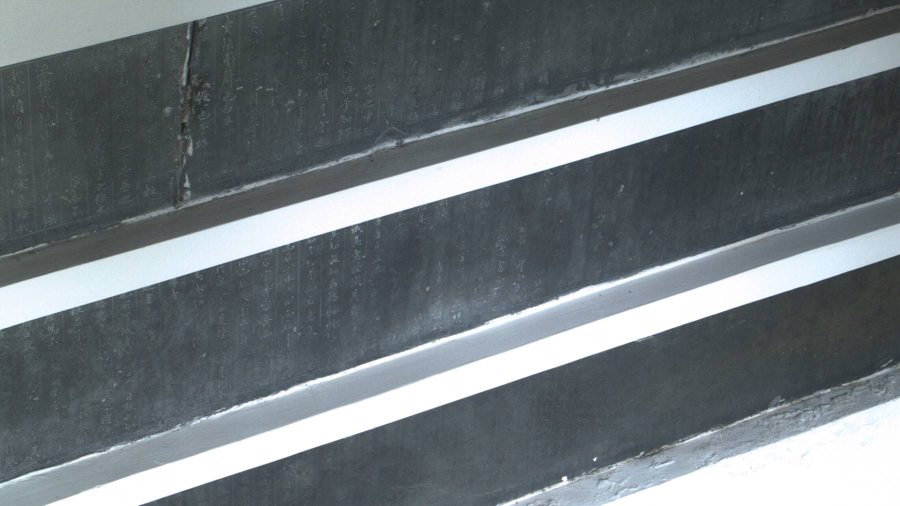
#> input picture images/bailushuyuan/20240208103138.jpg, 1799 x 1012 px, found by its file name (shown at 1/2 size)
$ python imageSimi.py
#> lines starting #> are read from the running program, lines starting #| are printed output that depends on the picture; long printed decimals are rounded
import cv2
import numpy as np


# 感知哈希算法
def pHash(image):
    image = cv2.resize(image, (32, 32), interpolation=cv2.INTER_CUBIC)
    image = cv2.cvtColor(image, cv2.COLOR_BGR2GRAY)
    #     cv2.imshow('image', image)
    #     cv2.waitKey(0)
    #     cv2.destroyAllWindows()
    # 将灰度图转为浮点型，再进行dct变换
    dct = cv2.dct(np.float32(image))
    #     print(dct)
    # 取左上角的8*8，这些代表图片的最低频率
    # 这个操作等价于c++中利用opencv实现的掩码操作
    # 在python中进行掩码操作，可以直接这样取出图像矩阵的某一部分
    dct_roi = dct[0:8, 0:8]
    avreage = np.mean(dct_roi)
    hash = []
    for i in range(dct_roi.shape[0]):
        for j in range(dct_roi.shape[1]):
            if dct_roi[i, j] > avreage:
                hash.append(1)
            else:
                hash.append(0)
    return hash


# 均值哈希算法
def aHash(image):
    # 缩放为8*8
    image = cv2.resize(image, (8, 8), interpolation=cv2.INTER_CUBIC)
    # 转换为灰度图
    image = cv2.cvtColor(image, cv2.COLOR_BGR2GRAY)
    avreage = np.mean(image)
    hash = []
    for i in range(image.shape[0]):
        for j in range(image.shape[1]):
            if image[i, j] > avreage:
                hash.append(1)
            else:
                hash.append(0)
    return hash


# 差值感知算法
def dHash(image):
    # 缩放9*8
    image = cv2.resize(image, (9, 8), interpolation=cv2.INTER_CUBIC)
    # 转换灰度图
    image = cv2.cvtColor(image, cv2.COLOR_BGR2GRAY)
    #     print(image.shape)
    hash = []
    # 每行前一个像素大于后一个像素为1，相反为0，生成哈希
    for i in range(8):
        for j in range(8):
            if image[i, j] > image[i, j + 1]:
                hash.append(1)
            else:
                hash.append(0)
    return hash


# 计算汉明距离
def Hamming_distance(hash1, hash2):
    num = 0
    for index in range(len(hash1)):
        if hash1[index] != hash2[index]:
            num += 1
    return num


if __name__ == "__main__":
    image_file1 = 'images/bailushuyuan/20240208103138.jpg'
    image_file2 = 'images/shanzi/image1.jpg'
    img1 = cv2.imread(image_file1)
#> img1 is the input picture: shape (1012, 1799, 3); mean B, G, R 120.6, 116.4, 108.4
    img2 = cv2.imread(image_file2)
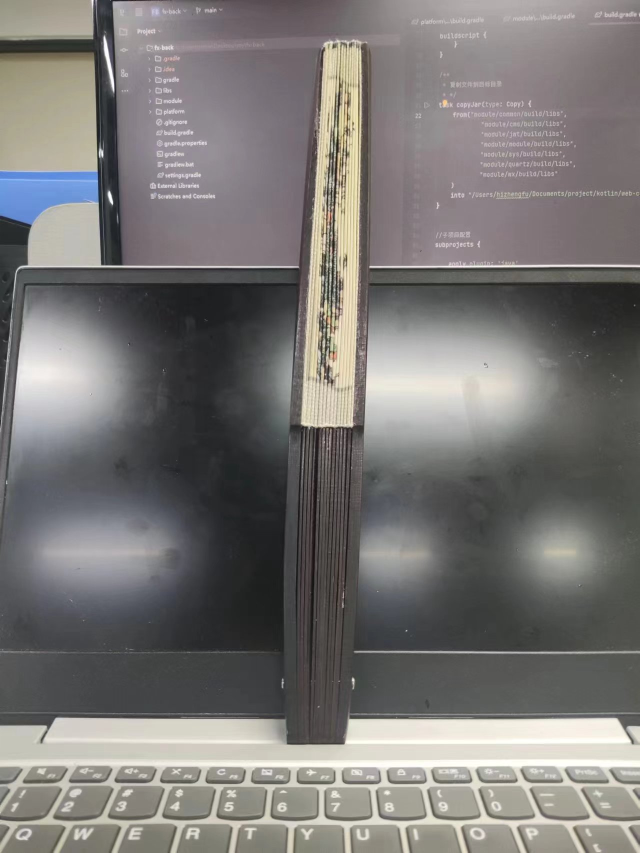
#> input picture images/shanzi/image1.jpg, 1279 x 1706 px, found by its file name (shown at 1/2 size)
#> img2 is the input picture: shape (1706, 1279, 3); mean B, G, R 117.8, 119.4, 121.9
    hash1 = pHash(img1)
#> in pHash, `image = cv2.resize(image, (32, 32), interpolation=cv2.INTER_CUBIC)`:
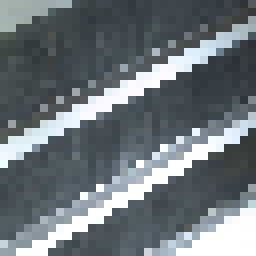
#> image: shape (32, 32, 3) (shown 8 times larger); mean of channels 0, 1, 2 121.5, 117.3, 109.3; drawn as B, G, R
#> in pHash, `dct = cv2.dct(np.float32(image))`:
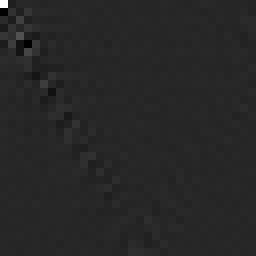
#> dct: shape (32, 32) float32 (shown 8 times larger); min -670.1, max 3692.6, mean 4.4; drawn with min black and max white
#> in pHash, `avreage = np.mean(dct_roi)`: avreage = 76.67
#> hash1 = 64 values, max 1 at index 0, min 0 at index 1, mean 0.281
    hash2 = pHash(img2)
#> in pHash (call 2), `image = cv2.resize(image, (32, 32), interpolation=cv2.INTER_CUBIC)`:
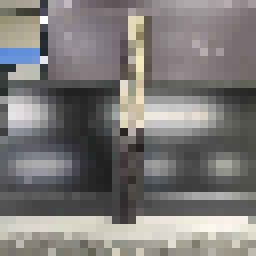
#> image: shape (32, 32, 3) (shown 8 times larger); mean of channels 0, 1, 2 120.4, 122, 124.3; drawn as B, G, R
#> in pHash (call 2), `image = cv2.cvtColor(image, cv2.COLOR_BGR2GRAY)`:
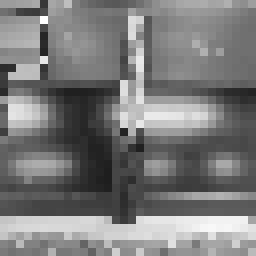
#> image: shape (32, 32) (shown 8 times larger); min 30, max 255, mean 122.5
#> in pHash (call 2), `dct = cv2.dct(np.float32(image))`:
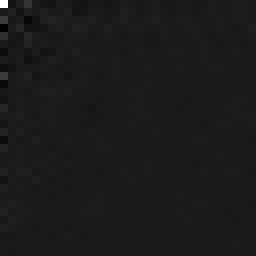
#> dct: shape (32, 32) float32 (shown 8 times larger); min -461.8, max 3921.3, mean 5; drawn with min black and max white
#> in pHash (call 2), `avreage = np.mean(dct_roi)`: avreage = 63.82
#> hash2 = 64 values, max 1 at index 0, min 0 at index 1, mean 0.234
    dist = Hamming_distance(hash1, hash2)
#> the loop in Hamming_distance, `for index in range(len(hash1)):` made 64 passes
#> after the loop in Hamming_distance, `for index in range(len(hash1)):`: num = 25
#> dist = 25
    # 将距离转化为相似度
    similarity = 1 - dist * 1.0 / 64
#> similarity = 0.609
    print(dist)
#| 25
    print(similarity)
#| 0.6094
